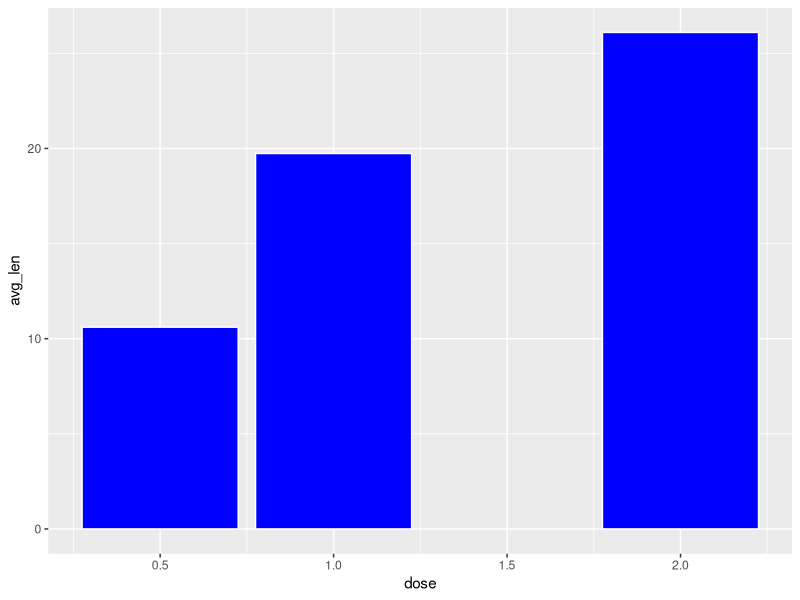
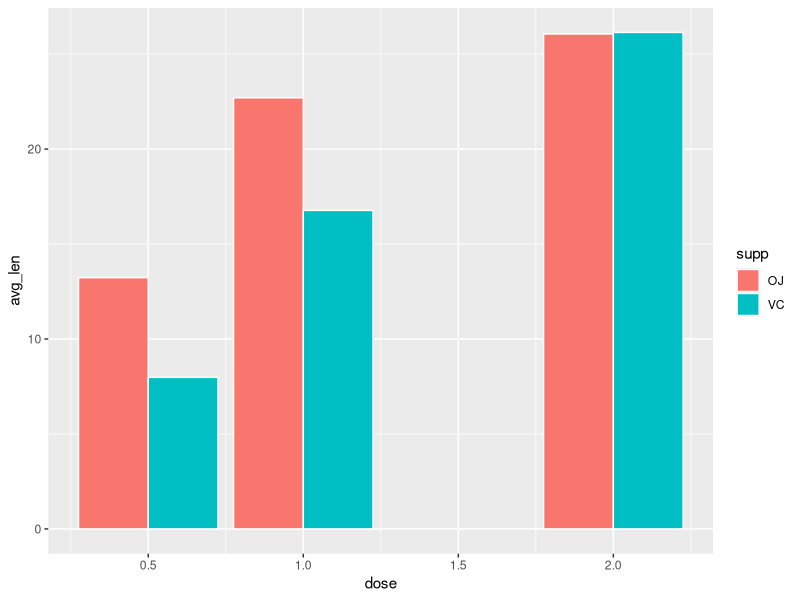

Here is the R script that generated these plots, in order:
## ----setup, include=FALSE-----------------------------------------------------------------------------------------
knitr::opts_chunk$set(echo = TRUE, fig.height = 3, fig.width = 5)


## ---- warning = FALSE, message = FALSE----------------------------------------------------------------------------
library(dplyr)
library(ggplot2)


## -----------------------------------------------------------------------------------------------------------------
ToothGrowth |> head()


## -----------------------------------------------------------------------------------------------------------------
ToothGrowth |>
  summarize(avg_len = mean(len))


## -----------------------------------------------------------------------------------------------------------------
ToothGrowth |>
  group_by(dose)


## -----------------------------------------------------------------------------------------------------------------
ToothGrowth |>
  group_by(dose) |>
  summarize(avg_len = mean(len))


## -----------------------------------------------------------------------------------------------------------------
ToothGrowth |>
  group_by(dose) |>
  summarize(avg_len = mean(len)) |>
  ggplot() +
    geom_bar(aes(x = dose, y = avg_len), 
             stat  = "identity",
             fill  = "blue",
             color = "white")


## -----------------------------------------------------------------------------------------------------------------
answer01 <- ToothGrowth |> 
  group_by(dose) |>
  summarize(median_len = median(len))


## -----------------------------------------------------------------------------------------------------------------
answer02 <- ToothGrowth |>
  group_by(dose) |>
  summarize(max_len = max(len))


## -----------------------------------------------------------------------------------------------------------------
ToothGrowth |>
  group_by(dose, supp) |>
  summarize(avg_len = mean(len))


## -----------------------------------------------------------------------------------------------------------------
ToothGrowth |>
  group_by(dose, supp) |>
  summarize(avg_len = mean(len)) |>
  ggplot() +
    geom_bar(aes(x = dose, y = avg_len, fill = supp), 
             stat  = "identity",
             color = "white",
             position = "dodge")


## -----------------------------------------------------------------------------------------------------------------
answer03 <- TRUE


## -----------------------------------------------------------------------------------------------------------------
answer04 <- ToothGrowth |>
  group_by(dose, supp) |>
  summarize(median_len = median(len))


## -----------------------------------------------------------------------------------------------------------------
answer05 <- c(1.0, "VC")


## -----------------------------------------------------------------------------------------------------------------
answer05 <- c(0.5, "VC")


## -----------------------------------------------------------------------------------------------------------------
ToothGrowth |> 
  summarize(n())


## -----------------------------------------------------------------------------------------------------------------
ToothGrowth |> 
  group_by(dose) |>
  summarize(n())


## -----------------------------------------------------------------------------------------------------------------
answer06 <- ToothGrowth |>
  group_by(supp) |>
  summarize(n())


## -----------------------------------------------------------------------------------------------------------------
ToothGrowth |>
  mutate(rel_len = len / mean(len))


## -----------------------------------------------------------------------------------------------------------------
ToothGrowth |>
  group_by(dose) |>
  mutate(rel_len_by_dose = len / mean(len))


## -----------------------------------------------------------------------------------------------------------------
answer07 <- ToothGrowth |>
  group_by(dose, supp) |>
  mutate(rel_len_dose_supp = len/mean(len))


## -----------------------------------------------------------------------------------------------------------------
ToothGrowth |>
  group_by(dose) |>
  filter(len > mean(len))


## -----------------------------------------------------------------------------------------------------------------
answer08 <- 27


## -----------------------------------------------------------------------------------------------------------------
answer09 <- 29


## -----------------------------------------------------------------------------------------------------------------
ToothGrowth |> 
  group_by(dose) |> 
  arrange(desc(len)) |> 
  slice(1:2)


## -----------------------------------------------------------------------------------------------------------------
answer10 <- ToothGrowth |>
  group_by(dose) |>
  arrange(desc(len)) |>
  slice(3)

